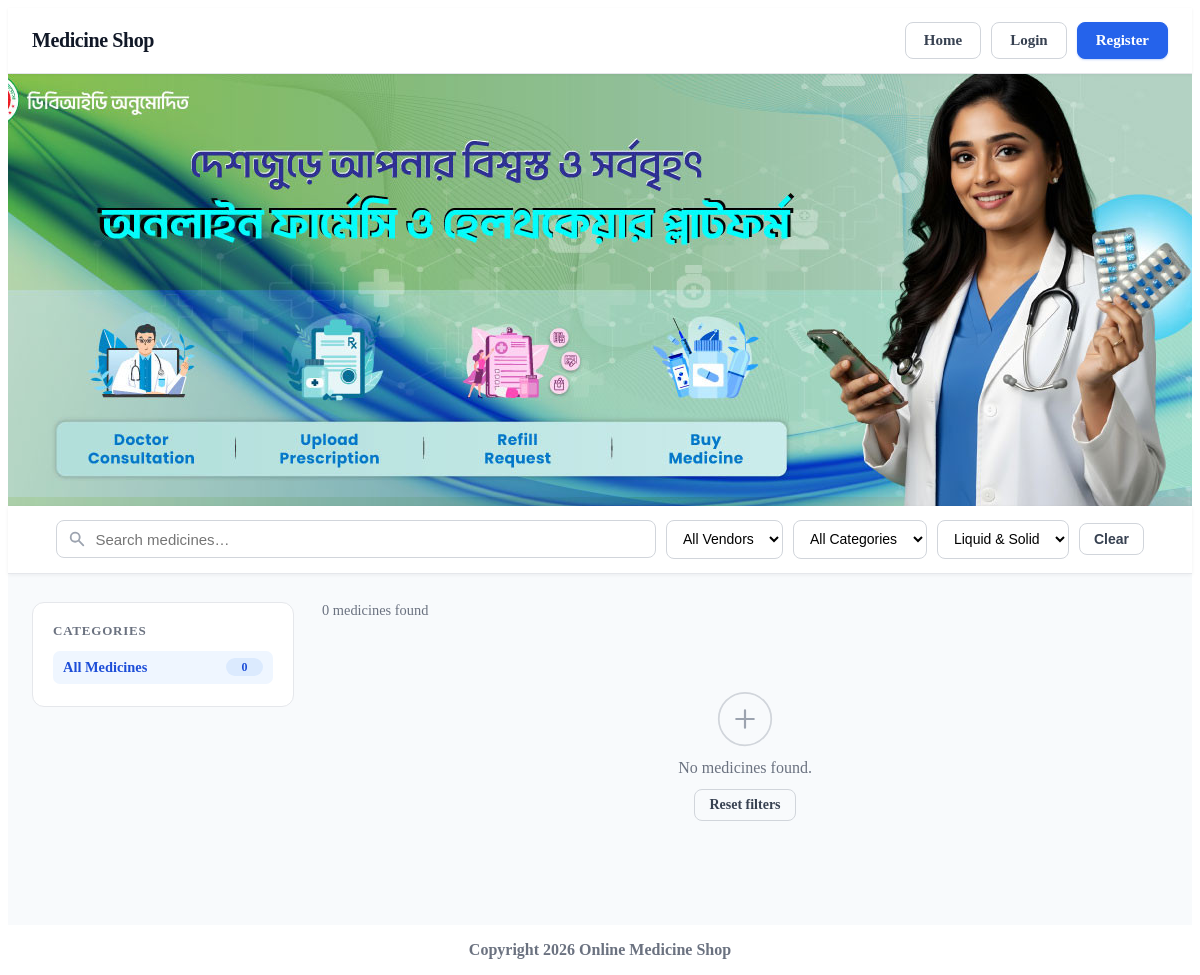
/, run on an earlier commit of the app's database.
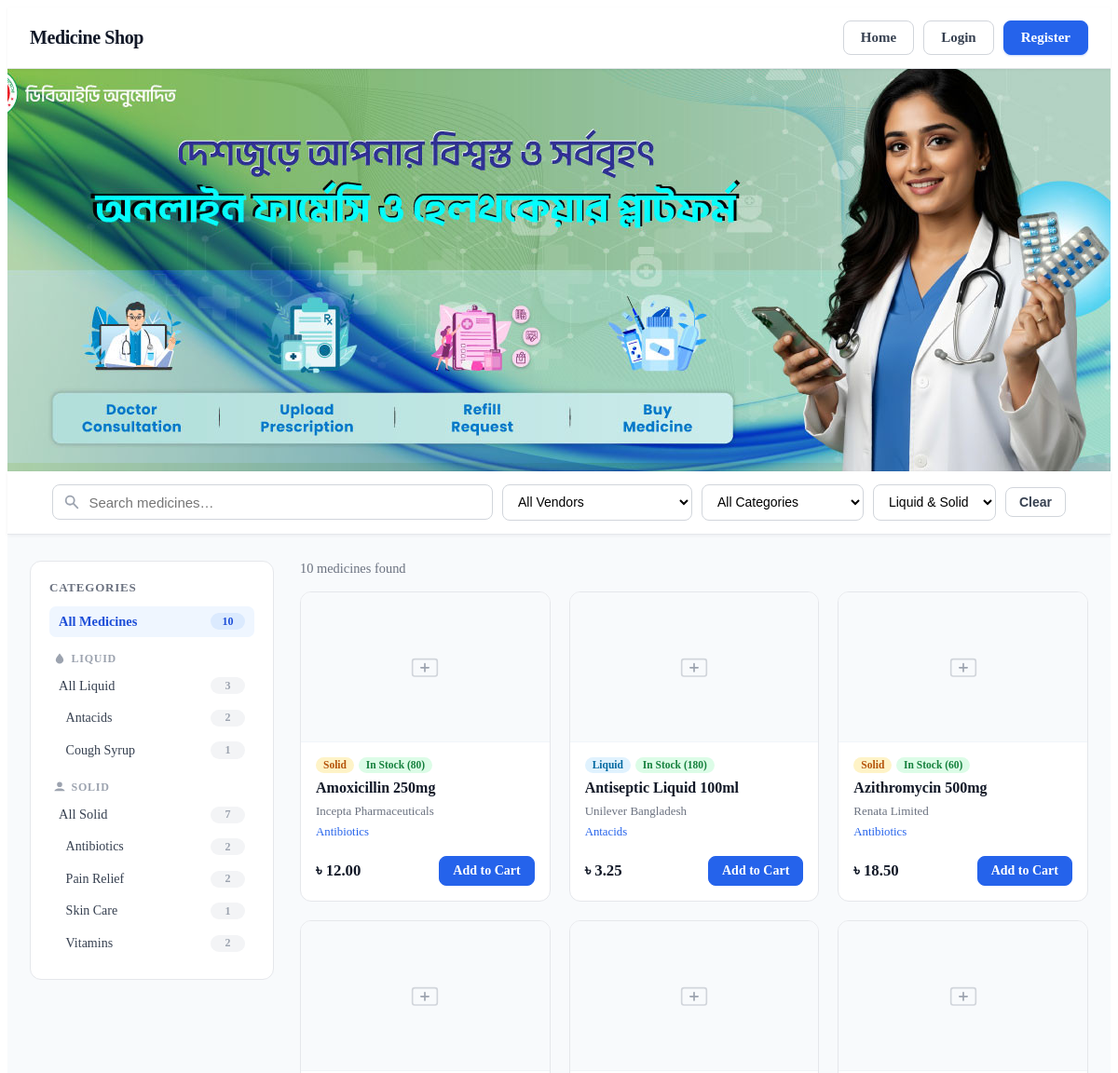
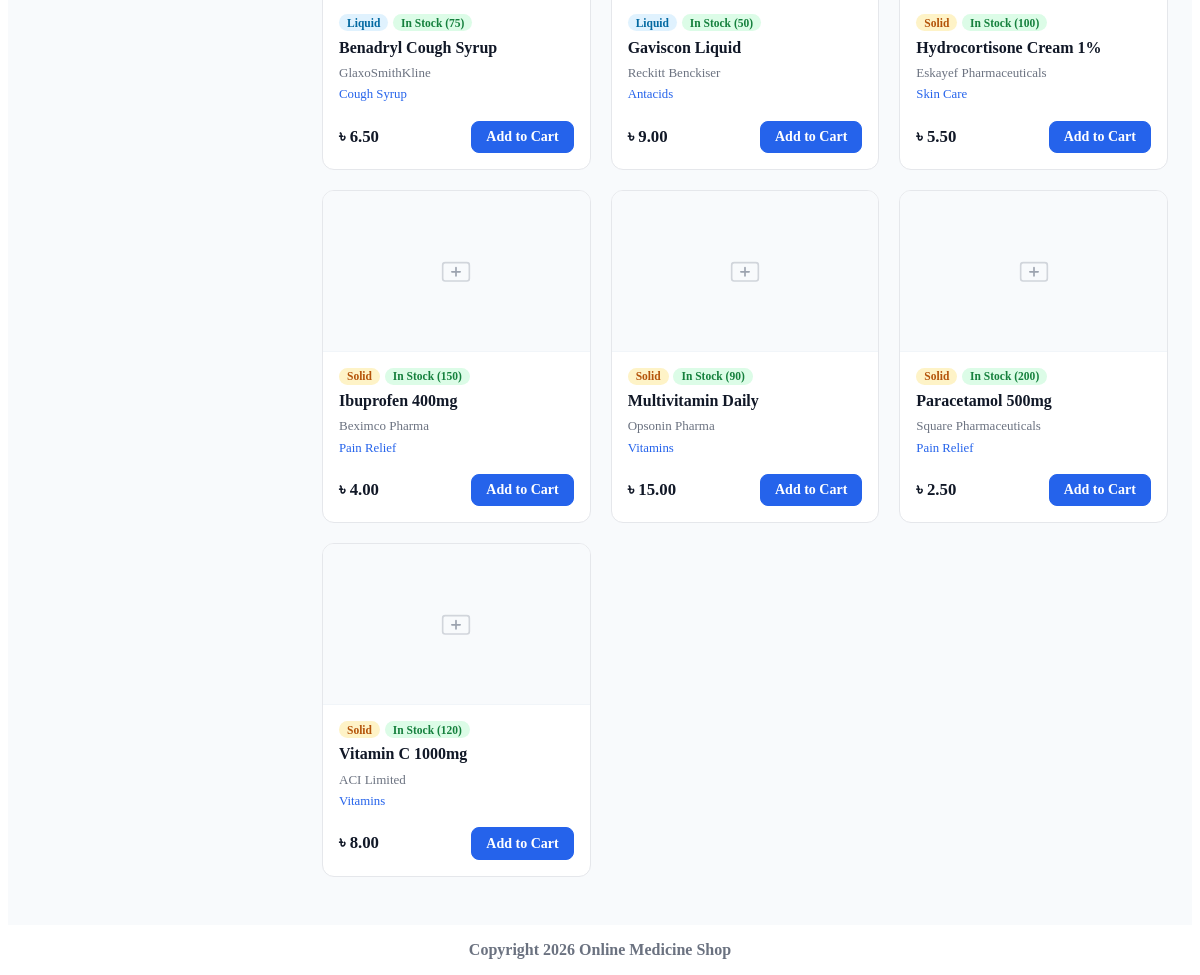
And on a later commit of the database (2 pictures, top to bottom).
### tables this page shows
CREATE TABLE categories (
    id INT AUTO_INCREMENT PRIMARY KEY,
    name VARCHAR(255) NOT NULL,
    category_type ENUM('liquid', 'solid') NOT NULL,
    created_at TIMESTAMP NOT NULL DEFAULT CURRENT_TIMESTAMP
);

CREATE TABLE medicines (
    id INT AUTO_INCREMENT PRIMARY KEY,
    name VARCHAR(255) NOT NULL,
    category_id INT  NOT NULL,
    vendor_name VARCHAR(255) NOT NULL,
    price DECIMAL(10, 2) NOT NULL,
    availability INT  NOT NULL DEFAULT 0 COMMENT 'stock quantity',
    description TEXT NULL,
    image_path VARCHAR(500) NULL,
    created_at TIMESTAMP NOT NULL DEFAULT CURRENT_TIMESTAMP
);

### views/layout.php (called while the page is built)
<?php include __DIR__ . '/partials/header.php'; ?>
    <?php include $view; ?>
<?php include __DIR__ . '/partials/footer.php'; ?>

### controller/shopController.php (called while the page is built, shortened)
<?php
function shop_home()
{
    $conn = getConnection();
    $catResult  = mysqli_query($conn, "
        SELECT c.id, c.name, c.category_type,
               COUNT(m.id) AS medicine_count
        FROM categories c
        LEFT JOIN medicines m ON m.category_id = c.id
        GROUP BY c.id
        ORDER BY c.category_type, c.name
    ");
    $categories = mysqli_fetch_all($catResult, MYSQLI_ASSOC);
    $activeCategoryId = isset($_GET['category']) ? (int)$_GET['category'] : 0;
    $activeType = in_array($_GET['type'] ?? '', ['liquid', 'solid'])
                        ? $_GET['type'] : '';
    $sql = "SELECT m.*, c.name AS category_name, c.category_type
               FROM medicines m
               LEFT JOIN categories c ON m.category_id = c.id
               WHERE 1=1";
    $sql .= " ORDER BY m.name ASC";
    $stmt = mysqli_prepare($conn, $sql);
    mysqli_stmt_execute($stmt);
    $medicines = mysqli_fetch_all(mysqli_stmt_get_result($stmt), MYSQLI_ASSOC);
    $layout = __DIR__ . '/../views/layout.php';
    include $layout;
}

### config/app.php (called while the page is built, shortened)
<?php
if (!function_exists('e')) {
    function e(?string $value): string
    {
        return htmlspecialchars((string) $value, ENT_QUOTES, 'UTF-8');
    }
}
if (!function_exists('e_css')) {
    function e_css(?string $value, array $allowed = []): string
    {
        $value = (string) $value;
        if ($allowed !== []) {
            return in_array($value, $allowed, true) ? $value : '';
        }
        return preg_replace('/[^a-z0-9_-]/i', '', $value) ?? '';
    }
}

### views/partials/medicine_card.php (the view)
<?php
$inStock = (int)($med['availability'] ?? 0) > 0;
$catType = e_css($med['category_type'] ?? '', ['liquid', 'solid']);
?>
<div class="med-card">
    <div class="med-card__media">
        <?php if (!empty($med['image_path']) && file_exists($med['image_path'])): ?>
            <img src="<?= e_url($med['image_path']) ?>"
                 alt="<?= e($med['name']) ?>"
                 class="med-card__img" loading="lazy">
        <?php else: ?>
            <div class="med-card__img-placeholder">
                <svg viewBox="0 0 48 48" fill="none" width="40" height="40">
                    <rect x="8" y="14" width="32" height="22" rx="3" stroke="#d1d5db" stroke-width="2"/>
                    <path d="M24 20v10M19 25h10" stroke="#9ca3af" stroke-width="2" stroke-linecap="round"/>
                </svg>
            </div>
        <?php endif; ?>
    </div>
    <div class="med-card__body">
        <div class="med-card__badges">
            <?php if ($catType !== ''): ?>
                <span class="med-badge med-badge--<?= $catType ?>">
                    <?= e($med['category_type']) ?>
                </span>
            <?php endif; ?>
            <?php if ($inStock): ?>
                <span class="med-badge med-badge--stock">In stock (<?= (int) $med['availability'] ?>)</span>
            <?php else: ?>
                <span class="med-badge med-badge--out">Out of stock</span>
            <?php endif; ?>
        </div>
        <h3 class="med-card__name"><?= e($med['name']) ?></h3>
        <p class="med-card__vendor"><?= e($med['vendor_name']) ?></p>
        <?php if (!empty($med['category_name'])): ?>
            <p class="med-card__category">
                <a href="index.php?category=<?= (int) $med['category_id'] ?>">
                    <?= e($med['category_name']) ?>
                </a>
            </p>
        <?php endif; ?>
        <div class="med-card__footer">
            <span class="med-card__price">৳ <?= number_format((float) $med['price'], 2) ?></span>
            <?php if ($inStock): ?>
                <?php if (!empty($_SESSION['user_id']) && ($_SESSION['role'] ?? '') === 'customer'): ?>
                    <div class="med-card__cart-wrap">
                        <input type="number" class="med-card__qty" value="1" min="1"
                               max="<?= (int) $med['availability'] ?>"
                               aria-label="Quantity">
                        <button type="button" class="btn btn--primary btn--sm med-card__cart"
                                data-id="<?= (int) $med['id'] ?>"
                                data-stock="<?= (int) $med['availability'] ?>">
                            Add to Cart
                        </button>
                    </div>
                <?php else: ?>
                    <a href="index.php?page=login" class="btn btn--primary btn--sm">Add to Cart</a>
                <?php endif; ?>
            <?php else: ?>
                <button class="btn btn--ghost btn--sm" disabled>Unavailable</button>
            <?php endif; ?>
        </div>
    </div>
</div>

### views/home.php (shortened to what the changed rows need)
<?php include __DIR__ . '/partials/navbar.php'; ?>
<div class="shop-wrap">
    <section class="shop-hero">
    </section>
    <section class="shop-search-bar">
        <div class="shop-inner">
            <div class="search-row">
                <div class="search-input-wrap">
                    <input type="text" id="search-q" class="search-input" placeholder="Search medicines…" autocomplete="off"
                           value="<?php echo e($_GET['q'] ?? ''); ?>">
                </div>
                <select id="filter-vendor" class="search-select">
                    <option value="">All Vendors</option>
                </select>
                <select id="filter-genre" class="search-select">
                    <option value="">All Categories</option>
                </select>
                <select id="filter-type" class="search-select">
                    <option value="">Liquid &amp; Solid</option>
                </select>
                <button id="btn-clear-search" class="btn btn--ghost btn--sm" type="button">Clear</button>
            </div>
        </div>
    </section>
    <div class="shop-inner shop-layout">
        <aside class="cat-sidebar">
            <h2 class="cat-sidebar__title">Categories</h2>
            <?php
            $liquidCats = array_filter($categories, fn($c) => $c['category_type'] === 'liquid');
            $solidCats  = array_filter($categories, fn($c) => $c['category_type'] === 'solid');
            ?>
            <a href="index.php"
               class="cat-item <?php echo ($activeCategoryId === 0 && $activeType === '') ? 'cat-item--active' : ''; ?>">
                <span class="cat-item__name">All Medicines</span>
                <span class="cat-item__count"><?php echo array_sum(array_column($categories, 'medicine_count')); ?></span>
            </a>
            <?php if (!empty($liquidCats)): ?>
                <div class="cat-type-label">
                    <svg viewBox="0 0 20 20" fill="currentColor" width="14" height="14"><path d="M10 2C7 6 4 9 4 12a6 6 0 0012 0c0-3-3-6-6-10z"/></svg>
                    Liquid
                </div>
                <a href="index.php?type=liquid"
                   class="cat-item <?php echo ($activeType === 'liquid' && $activeCategoryId === 0) ? 'cat-item--active' : ''; ?>">
                    <span class="cat-item__name">All Liquid</span>
                    <span class="cat-item__count"><?php echo array_sum(array_column(array_values($liquidCats), 'medicine_count')); ?></span>
                </a>
                <?php foreach ($liquidCats as $cat): ?>
                    <a href="index.php?category=<?php echo $cat['id']; ?>"
                       class="cat-item cat-item--sub <?php echo ($activeCategoryId === (int)$cat['id']) ? 'cat-item--active' : ''; ?>">
                        <span class="cat-item__name"><?php echo e($cat['name']); ?></span>
                        <span class="cat-item__count"><?php echo $cat['medicine_count']; ?></span>
                    </a>
                <?php endforeach; ?>
            <?php endif; ?>
            <?php if (!empty($solidCats)): ?>
                <div class="cat-type-label">
                    <svg viewBox="0 0 20 20" fill="currentColor" width="14" height="14"><path d="M10 2a4 4 0 100 8 4 4 0 000-8zM2 16s0-4 8-4 8 4 8 4H2z"/></svg>
                    Solid
                </div>
                <a href="index.php?type=solid"
                   class="cat-item <?php echo ($activeType === 'solid' && $activeCategoryId === 0) ? 'cat-item--active' : ''; ?>">
                    <span class="cat-item__name">All Solid</span>
                    <span class="cat-item__count"><?php echo array_sum(array_column(array_values($solidCats), 'medicine_count')); ?></span>
                </a>
                <?php foreach ($solidCats as $cat): ?>
                    <a href="index.php?category=<?php echo $cat['id']; ?>"
                       class="cat-item cat-item--sub <?php echo ($activeCategoryId === (int)$cat['id']) ? 'cat-item--active' : ''; ?>">
                        <span class="cat-item__name"><?php echo e($cat['name']); ?></span>
                        <span class="cat-item__count"><?php echo $cat['medicine_count']; ?></span>
                    </a>
                <?php endforeach; ?>
            <?php endif; ?>
        </aside>
        <main class="medicine-main">
            <div class="results-header">
                <span class="results-count" id="results-count">
                    <?php echo count($medicines); ?> medicine<?php echo count($medicines) !== 1 ? 's' : ''; ?> found
                </span>
            </div>
            <div class="medicine-grid" id="medicine-grid">
                <?php if (empty($medicines)): ?>
                    <div class="empty-state" id="empty-state">
                        <svg viewBox="0 0 64 64" fill="none" width="56" height="56">
                            <circle cx="32" cy="32" r="30" stroke="#d1d5db" stroke-width="2"/>
                            <path d="M22 32h20M32 22v20" stroke="#9ca3af" stroke-width="2.5" stroke-linecap="round"/>
                        </svg>
                        <p>No medicines found.</p>
                        <a href="index.php" class="btn btn--ghost btn--sm">Reset filters</a>
                    </div>
                <?php else: ?>
                    <?php foreach ($medicines as $med): ?>
                        <?php include __DIR__ . '/partials/medicine_card.php'; ?>
                    <?php endforeach; ?>
                <?php endif; ?>
            </div>
        </main>
    </div>
</div>

What changed in the data, as far as the page shows it:
added categories: name "Antacids", medicine_count "2", shown under "CATEGORIES"
added categories: name "Cough Syrup", medicine_count "1", shown under "CATEGORIES"
added categories: name "Antibiotics", medicine_count "2"
added categories: name "Pain Relief", medicine_count "2"
added categories: name "Skin Care", medicine_count "1"
added categories: name "Vitamins", medicine_count "2"
added medicines: category.category_type "Solid", availability "80", name "Amoxicillin 250mg", vendor_name "Incepta Pharmaceuticals", category.name "Antibiotics", price "12.00", shows "Add to Cart"
added medicines: category.category_type "Liquid", availability "180", name "Antiseptic Liquid 100ml", vendor_name "Unilever Bangladesh", category.name "Antacids", price "3.25", shows "Add to Cart"
added medicines: category.category_type "Solid", availability "60", name "Azithromycin 500mg", vendor_name "Renata Limited", category.name "Antibiotics", price "18.50", shows "Add to Cart"
added medicines: category.category_type "Liquid", availability "75", name "Benadryl Cough Syrup", vendor_name "GlaxoSmithKline", category.name "Cough Syrup", price "6.50", shows "Add to Cart"
added medicines: category.category_type "Liquid", availability "50", name "Gaviscon Liquid", vendor_name "Reckitt Benckiser", category.name "Antacids", price "9.00", shows "Add to Cart"
added medicines: category.category_type "Solid", availability "100", name "Hydrocortisone Cream 1%", vendor_name "Eskayef Pharmaceuticals", category.name "Skin Care", price "5.50", shows "Add to Cart"
added medicines: category.category_type "Solid", availability "150", name "Ibuprofen 400mg", vendor_name "Beximco Pharma", category.name "Pain Relief", price "4.00", shows "Add to Cart"
added medicines: category.category_type "Solid", availability "90", name "Multivitamin Daily", vendor_name "Opsonin Pharma", category.name "Vitamins", price "15.00", shows "Add to Cart"
added medicines: category.category_type "Solid", availability "200", name "Paracetamol 500mg", vendor_name "Square Pharmaceuticals", category.name "Pain Relief", price "2.50", shows "Add to Cart"
added medicines: category.category_type "Solid", availability "120", name "Vitamin C 1000mg", vendor_name "ACI Limited", category.name "Vitamins", price "8.00", shows "Add to Cart"
Also different on the page:
array_sum(array_column($categories, 'medicine_count')): "0" → "10"
array_sum(array_column(array_values($liquidCats), 'medicine_count')): (not shown) → "3"
array_sum(array_column(array_values($solidCats), 'medicine_count')): (not shown) → "7"
count($medicines): "0" → "10"
text no longer shown: "No medicines found. Reset filters"
text now shown: "LIQUID All Liquid SOLID All Solid"
